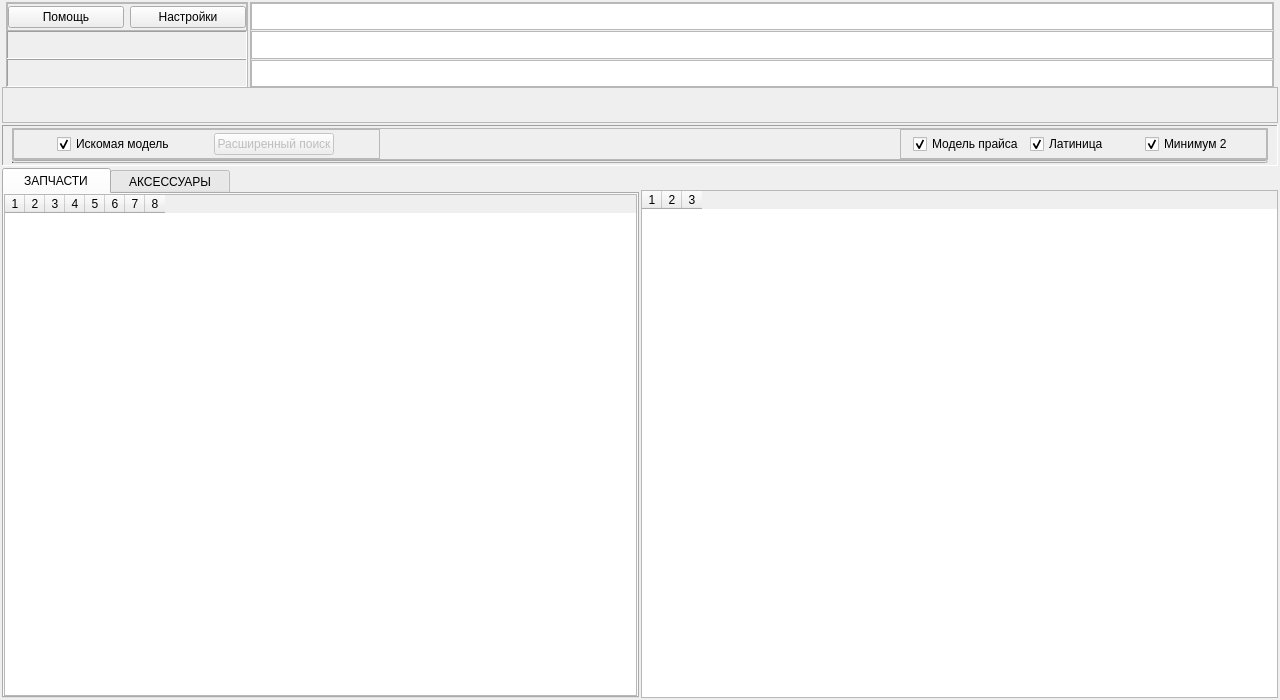
<?xml version="1.0" encoding="UTF-8"?>
<ui version="4.0">
 <class>MainWindow</class>
 <widget class="QMainWindow" name="MainWindow">
  <property name="geometry">
   <rect>
    <x>0</x>
    <y>0</y>
    <width>1280</width>
    <height>700</height>
   </rect>
  </property>
  <property name="windowTitle">
   <string notr="true">MDA</string>
  </property>
  <property name="windowIcon">
   <iconset>
    <normaloff>MDA.ico</normaloff>MDA.ico</iconset>
  </property>
  <property name="iconSize">
   <size>
    <width>64</width>
    <height>64</height>
   </size>
  </property>
  <widget class="QWidget" name="centralwidget">
   <layout class="QVBoxLayout" name="verticalLayout">
    <property name="spacing">
     <number>2</number>
    </property>
    <property name="leftMargin">
     <number>2</number>
    </property>
    <property name="topMargin">
     <number>2</number>
    </property>
    <property name="rightMargin">
     <number>2</number>
    </property>
    <property name="bottomMargin">
     <number>2</number>
    </property>
    <item>
     <widget class="QWidget" name="HEAD" native="true">
      <property name="sizePolicy">
       <sizepolicy hsizetype="Preferred" vsizetype="Fixed">
        <horstretch>0</horstretch>
        <verstretch>0</verstretch>
       </sizepolicy>
      </property>
      <property name="minimumSize">
       <size>
        <width>0</width>
        <height>164</height>
       </size>
      </property>
      <property name="maximumSize">
       <size>
        <width>16777215</width>
        <height>164</height>
       </size>
      </property>
      <layout class="QVBoxLayout" name="verticalLayout_8">
       <property name="spacing">
        <number>2</number>
       </property>
       <property name="leftMargin">
        <number>0</number>
       </property>
       <property name="topMargin">
        <number>0</number>
       </property>
       <property name="rightMargin">
        <number>0</number>
       </property>
       <property name="bottomMargin">
        <number>0</number>
       </property>
       <item>
        <widget class="QWidget" name="widget_3" native="true">
         <property name="sizePolicy">
          <sizepolicy hsizetype="Expanding" vsizetype="Expanding">
           <horstretch>0</horstretch>
           <verstretch>0</verstretch>
          </sizepolicy>
         </property>
         <layout class="QVBoxLayout" name="verticalLayout_3">
          <property name="spacing">
           <number>2</number>
          </property>
          <property name="leftMargin">
           <number>0</number>
          </property>
          <property name="topMargin">
           <number>0</number>
          </property>
          <property name="rightMargin">
           <number>0</number>
          </property>
          <property name="bottomMargin">
           <number>0</number>
          </property>
          <item>
           <widget class="QFrame" name="frame">
            <property name="minimumSize">
             <size>
              <width>0</width>
              <height>86</height>
             </size>
            </property>
            <layout class="QHBoxLayout" name="horizontalLayout_5">
             <property name="spacing">
              <number>2</number>
             </property>
             <property name="leftMargin">
              <number>4</number>
             </property>
             <property name="topMargin">
              <number>0</number>
             </property>
             <property name="rightMargin">
              <number>4</number>
             </property>
             <property name="bottomMargin">
              <number>0</number>
             </property>
             <item>
              <widget class="QFrame" name="frame_7">
               <property name="minimumSize">
                <size>
                 <width>100</width>
                 <height>0</height>
                </size>
               </property>
               <property name="frameShape">
                <enum>QFrame::StyledPanel</enum>
               </property>
               <property name="frameShadow">
                <enum>QFrame::Raised</enum>
               </property>
               <layout class="QVBoxLayout" name="verticalLayout_2">
                <property name="spacing">
                 <number>0</number>
                </property>
                <property name="leftMargin">
                 <number>0</number>
                </property>
                <property name="topMargin">
                 <number>0</number>
                </property>
                <property name="rightMargin">
                 <number>0</number>
                </property>
                <property name="bottomMargin">
                 <number>0</number>
                </property>
                <item>
                 <widget class="QFrame" name="frame_8">
                  <property name="frameShape">
                   <enum>QFrame::StyledPanel</enum>
                  </property>
                  <property name="frameShadow">
                   <enum>QFrame::Raised</enum>
                  </property>
                  <layout class="QHBoxLayout" name="horizontalLayout_7">
                   <property name="leftMargin">
                    <number>0</number>
                   </property>
                   <property name="topMargin">
                    <number>0</number>
                   </property>
                   <property name="rightMargin">
                    <number>0</number>
                   </property>
                   <property name="bottomMargin">
                    <number>0</number>
                   </property>
                   <item>
                    <widget class="QPushButton" name="help">
                     <property name="sizePolicy">
                      <sizepolicy hsizetype="Minimum" vsizetype="Fixed">
                       <horstretch>0</horstretch>
                       <verstretch>0</verstretch>
                      </sizepolicy>
                     </property>
                     <property name="minimumSize">
                      <size>
                       <width>116</width>
                       <height>0</height>
                      </size>
                     </property>
                     <property name="maximumSize">
                      <size>
                       <width>116</width>
                       <height>16777215</height>
                      </size>
                     </property>
                     <property name="text">
                      <string>Помощь</string>
                     </property>
                    </widget>
                   </item>
                   <item>
                    <widget class="QPushButton" name="settings_button">
                     <property name="minimumSize">
                      <size>
                       <width>116</width>
                       <height>0</height>
                      </size>
                     </property>
                     <property name="maximumSize">
                      <size>
                       <width>116</width>
                       <height>16777215</height>
                      </size>
                     </property>
                     <property name="text">
                      <string>Настройки</string>
                     </property>
                    </widget>
                   </item>
                  </layout>
                 </widget>
                </item>
                <item>
                 <widget class="QLabel" name="web_status">
                  <property name="sizePolicy">
                   <sizepolicy hsizetype="Fixed" vsizetype="Preferred">
                    <horstretch>0</horstretch>
                    <verstretch>0</verstretch>
                   </sizepolicy>
                  </property>
                  <property name="minimumSize">
                   <size>
                    <width>240</width>
                    <height>0</height>
                   </size>
                  </property>
                  <property name="maximumSize">
                   <size>
                    <width>240</width>
                    <height>16777215</height>
                   </size>
                  </property>
                  <property name="font">
                   <font>
                    <pointsize>9</pointsize>
                   </font>
                  </property>
                  <property name="frameShape">
                   <enum>QFrame::Panel</enum>
                  </property>
                  <property name="frameShadow">
                   <enum>QFrame::Sunken</enum>
                  </property>
                  <property name="alignment">
                   <set>Qt::AlignCenter</set>
                  </property>
                 </widget>
                </item>
                <item>
                 <widget class="QLabel" name="price_status">
                  <property name="sizePolicy">
                   <sizepolicy hsizetype="Fixed" vsizetype="Preferred">
                    <horstretch>0</horstretch>
                    <verstretch>0</verstretch>
                   </sizepolicy>
                  </property>
                  <property name="minimumSize">
                   <size>
                    <width>240</width>
                    <height>0</height>
                   </size>
                  </property>
                  <property name="maximumSize">
                   <size>
                    <width>240</width>
                    <height>16777215</height>
                   </size>
                  </property>
                  <property name="font">
                   <font>
                    <pointsize>9</pointsize>
                   </font>
                  </property>
                  <property name="frameShape">
                   <enum>QFrame::Panel</enum>
                  </property>
                  <property name="frameShadow">
                   <enum>QFrame::Sunken</enum>
                  </property>
                  <property name="alignment">
                   <set>Qt::AlignCenter</set>
                  </property>
                 </widget>
                </item>
               </layout>
              </widget>
             </item>
             <item>
              <widget class="QFrame" name="frame_9">
               <property name="frameShape">
                <enum>QFrame::StyledPanel</enum>
               </property>
               <property name="frameShadow">
                <enum>QFrame::Raised</enum>
               </property>
               <layout class="QVBoxLayout" name="verticalLayout_9">
                <property name="spacing">
                 <number>1</number>
                </property>
                <property name="leftMargin">
                 <number>0</number>
                </property>
                <property name="topMargin">
                 <number>0</number>
                </property>
                <property name="rightMargin">
                 <number>0</number>
                </property>
                <property name="bottomMargin">
                 <number>0</number>
                </property>
                <item>
                 <widget class="QPlainTextEdit" name="pt_cash_name">
                  <property name="minimumSize">
                   <size>
                    <width>0</width>
                    <height>26</height>
                   </size>
                  </property>
                  <property name="font">
                   <font>
                    <pointsize>9</pointsize>
                   </font>
                  </property>
                  <property name="readOnly">
                   <bool>true</bool>
                  </property>
                  <property name="textInteractionFlags">
                   <set>Qt::TextSelectableByKeyboard|Qt::TextSelectableByMouse</set>
                  </property>
                 </widget>
                </item>
                <item>
                 <widget class="QPlainTextEdit" name="pt_cash_descr">
                  <property name="minimumSize">
                   <size>
                    <width>0</width>
                    <height>26</height>
                   </size>
                  </property>
                  <property name="font">
                   <font>
                    <pointsize>9</pointsize>
                   </font>
                  </property>
                  <property name="readOnly">
                   <bool>true</bool>
                  </property>
                  <property name="textInteractionFlags">
                   <set>Qt::TextSelectableByKeyboard|Qt::TextSelectableByMouse</set>
                  </property>
                 </widget>
                </item>
                <item>
                 <widget class="QPlainTextEdit" name="pt_cash_price">
                  <property name="minimumSize">
                   <size>
                    <width>0</width>
                    <height>26</height>
                   </size>
                  </property>
                  <property name="font">
                   <font>
                    <pointsize>9</pointsize>
                   </font>
                  </property>
                  <property name="readOnly">
                   <bool>true</bool>
                  </property>
                  <property name="textInteractionFlags">
                   <set>Qt::TextSelectableByKeyboard|Qt::TextSelectableByMouse</set>
                  </property>
                 </widget>
                </item>
               </layout>
              </widget>
             </item>
            </layout>
           </widget>
          </item>
          <item>
           <spacer name="verticalSpacer_2">
            <property name="orientation">
             <enum>Qt::Vertical</enum>
            </property>
            <property name="sizeHint" stdset="0">
             <size>
              <width>20</width>
              <height>40</height>
             </size>
            </property>
           </spacer>
          </item>
          <item>
           <widget class="QFrame" name="frame_6">
            <property name="sizePolicy">
             <sizepolicy hsizetype="Preferred" vsizetype="Fixed">
              <horstretch>0</horstretch>
              <verstretch>0</verstretch>
             </sizepolicy>
            </property>
            <property name="minimumSize">
             <size>
              <width>0</width>
              <height>36</height>
             </size>
            </property>
            <property name="maximumSize">
             <size>
              <width>16777215</width>
              <height>36</height>
             </size>
            </property>
            <property name="baseSize">
             <size>
              <width>0</width>
              <height>36</height>
             </size>
            </property>
            <property name="frameShape">
             <enum>QFrame::StyledPanel</enum>
            </property>
            <property name="frameShadow">
             <enum>QFrame::Raised</enum>
            </property>
            <layout class="QHBoxLayout" name="horizontalLayout_4">
             <property name="topMargin">
              <number>2</number>
             </property>
             <property name="bottomMargin">
              <number>2</number>
             </property>
             <item>
              <spacer name="horizontalSpacer_2">
               <property name="orientation">
                <enum>Qt::Horizontal</enum>
               </property>
               <property name="sizeHint" stdset="0">
                <size>
                 <width>287</width>
                 <height>20</height>
                </size>
               </property>
              </spacer>
             </item>
             <item>
              <widget class="QLabel" name="manufacturer_1">
               <property name="sizePolicy">
                <sizepolicy hsizetype="Fixed" vsizetype="Fixed">
                 <horstretch>0</horstretch>
                 <verstretch>0</verstretch>
                </sizepolicy>
               </property>
               <property name="minimumSize">
                <size>
                 <width>128</width>
                 <height>30</height>
                </size>
               </property>
               <property name="maximumSize">
                <size>
                 <width>128</width>
                 <height>16777215</height>
                </size>
               </property>
               <property name="baseSize">
                <size>
                 <width>128</width>
                 <height>0</height>
                </size>
               </property>
               <property name="font">
                <font>
                 <pointsize>9</pointsize>
                </font>
               </property>
               <property name="alignment">
                <set>Qt::AlignCenter</set>
               </property>
              </widget>
             </item>
             <item>
              <widget class="QLabel" name="manufacturer_2">
               <property name="sizePolicy">
                <sizepolicy hsizetype="Fixed" vsizetype="Fixed">
                 <horstretch>0</horstretch>
                 <verstretch>0</verstretch>
                </sizepolicy>
               </property>
               <property name="minimumSize">
                <size>
                 <width>128</width>
                 <height>30</height>
                </size>
               </property>
               <property name="maximumSize">
                <size>
                 <width>128</width>
                 <height>16777215</height>
                </size>
               </property>
               <property name="baseSize">
                <size>
                 <width>128</width>
                 <height>0</height>
                </size>
               </property>
               <property name="font">
                <font>
                 <pointsize>11</pointsize>
                </font>
               </property>
               <property name="alignment">
                <set>Qt::AlignCenter</set>
               </property>
              </widget>
             </item>
             <item>
              <widget class="QLabel" name="manufacturer_3">
               <property name="sizePolicy">
                <sizepolicy hsizetype="Fixed" vsizetype="Fixed">
                 <horstretch>0</horstretch>
                 <verstretch>0</verstretch>
                </sizepolicy>
               </property>
               <property name="minimumSize">
                <size>
                 <width>128</width>
                 <height>30</height>
                </size>
               </property>
               <property name="maximumSize">
                <size>
                 <width>128</width>
                 <height>16777215</height>
                </size>
               </property>
               <property name="baseSize">
                <size>
                 <width>128</width>
                 <height>0</height>
                </size>
               </property>
               <property name="font">
                <font>
                 <pointsize>13</pointsize>
                 <weight>75</weight>
                 <bold>true</bold>
                </font>
               </property>
               <property name="alignment">
                <set>Qt::AlignCenter</set>
               </property>
              </widget>
             </item>
             <item>
              <widget class="QLabel" name="manufacturer_4">
               <property name="sizePolicy">
                <sizepolicy hsizetype="Fixed" vsizetype="Fixed">
                 <horstretch>0</horstretch>
                 <verstretch>0</verstretch>
                </sizepolicy>
               </property>
               <property name="minimumSize">
                <size>
                 <width>128</width>
                 <height>30</height>
                </size>
               </property>
               <property name="maximumSize">
                <size>
                 <width>128</width>
                 <height>16777215</height>
                </size>
               </property>
               <property name="baseSize">
                <size>
                 <width>128</width>
                 <height>0</height>
                </size>
               </property>
               <property name="font">
                <font>
                 <pointsize>11</pointsize>
                </font>
               </property>
               <property name="alignment">
                <set>Qt::AlignCenter</set>
               </property>
              </widget>
             </item>
             <item>
              <widget class="QLabel" name="manufacturer_5">
               <property name="sizePolicy">
                <sizepolicy hsizetype="Fixed" vsizetype="Fixed">
                 <horstretch>0</horstretch>
                 <verstretch>0</verstretch>
                </sizepolicy>
               </property>
               <property name="minimumSize">
                <size>
                 <width>128</width>
                 <height>30</height>
                </size>
               </property>
               <property name="maximumSize">
                <size>
                 <width>128</width>
                 <height>16777215</height>
                </size>
               </property>
               <property name="baseSize">
                <size>
                 <width>128</width>
                 <height>0</height>
                </size>
               </property>
               <property name="font">
                <font>
                 <pointsize>9</pointsize>
                </font>
               </property>
               <property name="alignment">
                <set>Qt::AlignCenter</set>
               </property>
              </widget>
             </item>
             <item>
              <spacer name="horizontalSpacer">
               <property name="orientation">
                <enum>Qt::Horizontal</enum>
               </property>
               <property name="sizeHint" stdset="0">
                <size>
                 <width>287</width>
                 <height>20</height>
                </size>
               </property>
              </spacer>
             </item>
            </layout>
           </widget>
          </item>
          <item>
           <widget class="QFrame" name="frame_2">
            <property name="frameShape">
             <enum>QFrame::Panel</enum>
            </property>
            <property name="frameShadow">
             <enum>QFrame::Sunken</enum>
            </property>
            <layout class="QVBoxLayout" name="verticalLayout_7">
             <property name="spacing">
              <number>0</number>
             </property>
             <property name="leftMargin">
              <number>9</number>
             </property>
             <property name="topMargin">
              <number>2</number>
             </property>
             <property name="rightMargin">
              <number>9</number>
             </property>
             <property name="bottomMargin">
              <number>2</number>
             </property>
             <item>
              <widget class="QFrame" name="frame_3">
               <property name="minimumSize">
                <size>
                 <width>0</width>
                 <height>32</height>
                </size>
               </property>
               <property name="maximumSize">
                <size>
                 <width>16777215</width>
                 <height>32</height>
                </size>
               </property>
               <property name="baseSize">
                <size>
                 <width>0</width>
                 <height>32</height>
                </size>
               </property>
               <property name="frameShape">
                <enum>QFrame::StyledPanel</enum>
               </property>
               <property name="frameShadow">
                <enum>QFrame::Raised</enum>
               </property>
               <property name="lineWidth">
                <number>0</number>
               </property>
               <layout class="QHBoxLayout">
                <property name="spacing">
                 <number>0</number>
                </property>
                <property name="leftMargin">
                 <number>0</number>
                </property>
                <property name="topMargin">
                 <number>0</number>
                </property>
                <property name="rightMargin">
                 <number>0</number>
                </property>
                <property name="bottomMargin">
                 <number>0</number>
                </property>
                <item>
                 <widget class="QFrame" name="frame_4">
                  <property name="frameShape">
                   <enum>QFrame::StyledPanel</enum>
                  </property>
                  <property name="frameShadow">
                   <enum>QFrame::Raised</enum>
                  </property>
                  <layout class="QHBoxLayout" name="horizontalLayout">
                   <property name="leftMargin">
                    <number>12</number>
                   </property>
                   <property name="topMargin">
                    <number>0</number>
                   </property>
                   <property name="rightMargin">
                    <number>12</number>
                   </property>
                   <property name="bottomMargin">
                    <number>0</number>
                   </property>
                   <item>
                    <widget class="QCheckBox" name="chb_show_exact">
                     <property name="enabled">
                      <bool>true</bool>
                     </property>
                     <property name="maximumSize">
                      <size>
                       <width>120</width>
                       <height>16777215</height>
                      </size>
                     </property>
                     <property name="text">
                      <string>Искомая модель</string>
                     </property>
                     <property name="checked">
                      <bool>true</bool>
                     </property>
                    </widget>
                   </item>
                   <item>
                    <widget class="QPushButton" name="pb_adv_search">
                     <property name="enabled">
                      <bool>false</bool>
                     </property>
                     <property name="maximumSize">
                      <size>
                       <width>120</width>
                       <height>16777215</height>
                      </size>
                     </property>
                     <property name="text">
                      <string>Расширенный поиск</string>
                     </property>
                     <property name="autoDefault">
                      <bool>false</bool>
                     </property>
                     <property name="default">
                      <bool>false</bool>
                     </property>
                     <property name="flat">
                      <bool>false</bool>
                     </property>
                    </widget>
                   </item>
                  </layout>
                 </widget>
                </item>
                <item>
                 <widget class="QWidget" name="search_widget" native="true">
                  <property name="sizePolicy">
                   <sizepolicy hsizetype="Fixed" vsizetype="Fixed">
                    <horstretch>0</horstretch>
                    <verstretch>0</verstretch>
                   </sizepolicy>
                  </property>
                  <property name="minimumSize">
                   <size>
                    <width>520</width>
                    <height>30</height>
                   </size>
                  </property>
                  <property name="maximumSize">
                   <size>
                    <width>520</width>
                    <height>30</height>
                   </size>
                  </property>
                  <property name="baseSize">
                   <size>
                    <width>520</width>
                    <height>30</height>
                   </size>
                  </property>
                  <layout class="QHBoxLayout" name="horizontalLayout_9">
                   <property name="leftMargin">
                    <number>0</number>
                   </property>
                   <property name="topMargin">
                    <number>0</number>
                   </property>
                   <property name="rightMargin">
                    <number>0</number>
                   </property>
                   <property name="bottomMargin">
                    <number>0</number>
                   </property>
                   <item>
                    <layout class="QHBoxLayout" name="search_layout">
                     <property name="spacing">
                      <number>0</number>
                     </property>
                    </layout>
                   </item>
                  </layout>
                 </widget>
                </item>
                <item>
                 <widget class="QFrame" name="frame_5">
                  <property name="frameShape">
                   <enum>QFrame::StyledPanel</enum>
                  </property>
                  <property name="frameShadow">
                   <enum>QFrame::Raised</enum>
                  </property>
                  <layout class="QHBoxLayout" name="horizontalLayout_6">
                   <property name="leftMargin">
                    <number>12</number>
                   </property>
                   <property name="topMargin">
                    <number>0</number>
                   </property>
                   <property name="rightMargin">
                    <number>12</number>
                   </property>
                   <property name="bottomMargin">
                    <number>0</number>
                   </property>
                   <item>
                    <widget class="QCheckBox" name="chb_price_name_only">
                     <property name="enabled">
                      <bool>true</bool>
                     </property>
                     <property name="text">
                      <string>Модель прайса</string>
                     </property>
                     <property name="checked">
                      <bool>true</bool>
                     </property>
                    </widget>
                   </item>
                   <item>
                    <widget class="QCheckBox" name="chb_search_eng">
                     <property name="enabled">
                      <bool>true</bool>
                     </property>
                     <property name="text">
                      <string>Латиница</string>
                     </property>
                     <property name="checked">
                      <bool>true</bool>
                     </property>
                    </widget>
                   </item>
                   <item>
                    <widget class="QCheckBox" name="chb_search_narrow">
                     <property name="text">
                      <string>Минимум 2</string>
                     </property>
                     <property name="checked">
                      <bool>true</bool>
                     </property>
                    </widget>
                   </item>
                  </layout>
                 </widget>
                </item>
               </layout>
              </widget>
             </item>
             <item>
              <widget class="QProgressBar" name="web_load_progress_bar">
               <property name="minimumSize">
                <size>
                 <width>0</width>
                 <height>3</height>
                </size>
               </property>
               <property name="maximumSize">
                <size>
                 <width>16777215</width>
                 <height>3</height>
                </size>
               </property>
               <property name="value">
                <number>0</number>
               </property>
               <property name="textVisible">
                <bool>false</bool>
               </property>
              </widget>
             </item>
            </layout>
           </widget>
          </item>
         </layout>
         <zorder>frame</zorder>
         <zorder>verticalSpacer_2</zorder>
         <zorder>frame_2</zorder>
         <zorder>frame_6</zorder>
        </widget>
       </item>
      </layout>
     </widget>
    </item>
    <item>
     <widget class="QWidget" name="BODY" native="true">
      <layout class="QHBoxLayout" name="horizontalLayout_3">
       <property name="spacing">
        <number>2</number>
       </property>
       <property name="leftMargin">
        <number>0</number>
       </property>
       <property name="topMargin">
        <number>0</number>
       </property>
       <property name="rightMargin">
        <number>0</number>
       </property>
       <property name="bottomMargin">
        <number>0</number>
       </property>
       <item>
        <widget class="QTabWidget" name="tab_widget">
         <property name="focusPolicy">
          <enum>Qt::NoFocus</enum>
         </property>
         <property name="tabShape">
          <enum>QTabWidget::Rounded</enum>
         </property>
         <property name="currentIndex">
          <number>0</number>
         </property>
         <widget class="QWidget" name="tab_3">
          <property name="sizePolicy">
           <sizepolicy hsizetype="Expanding" vsizetype="Expanding">
            <horstretch>0</horstretch>
            <verstretch>0</verstretch>
           </sizepolicy>
          </property>
          <property name="minimumSize">
           <size>
            <width>0</width>
            <height>0</height>
           </size>
          </property>
          <property name="maximumSize">
           <size>
            <width>16777215</width>
            <height>16777215</height>
           </size>
          </property>
          <attribute name="title">
           <string>   ЗАПЧАСТИ   </string>
          </attribute>
          <layout class="QVBoxLayout" name="verticalLayout_5">
           <property name="spacing">
            <number>0</number>
           </property>
           <property name="sizeConstraint">
            <enum>QLayout::SetMaximumSize</enum>
           </property>
           <property name="leftMargin">
            <number>0</number>
           </property>
           <property name="topMargin">
            <number>0</number>
           </property>
           <property name="rightMargin">
            <number>0</number>
           </property>
           <property name="bottomMargin">
            <number>0</number>
           </property>
           <item>
            <widget class="QTableWidget" name="table_parts">
             <property name="font">
              <font>
               <family>MS Shell Dlg 2</family>
              </font>
             </property>
             <property name="editTriggers">
              <set>QAbstractItemView::NoEditTriggers</set>
             </property>
             <property name="selectionMode">
              <enum>QAbstractItemView::SingleSelection</enum>
             </property>
             <property name="selectionBehavior">
              <enum>QAbstractItemView::SelectRows</enum>
             </property>
             <property name="showGrid">
              <bool>false</bool>
             </property>
             <property name="columnCount">
              <number>8</number>
             </property>
             <attribute name="horizontalHeaderMinimumSectionSize">
              <number>4</number>
             </attribute>
             <attribute name="horizontalHeaderDefaultSectionSize">
              <number>4</number>
             </attribute>
             <attribute name="horizontalHeaderHighlightSections">
              <bool>false</bool>
             </attribute>
             <attribute name="verticalHeaderVisible">
              <bool>false</bool>
             </attribute>
             <attribute name="verticalHeaderMinimumSectionSize">
              <number>14</number>
             </attribute>
             <attribute name="verticalHeaderDefaultSectionSize">
              <number>14</number>
             </attribute>
             <column/>
             <column/>
             <column/>
             <column/>
             <column/>
             <column/>
             <column/>
             <column/>
            </widget>
           </item>
          </layout>
         </widget>
         <widget class="QWidget" name="tab_4">
          <attribute name="title">
           <string>  АКСЕССУАРЫ  </string>
          </attribute>
          <layout class="QVBoxLayout" name="verticalLayout_6">
           <property name="spacing">
            <number>0</number>
           </property>
           <property name="sizeConstraint">
            <enum>QLayout::SetMaximumSize</enum>
           </property>
           <property name="leftMargin">
            <number>0</number>
           </property>
           <property name="topMargin">
            <number>0</number>
           </property>
           <property name="rightMargin">
            <number>0</number>
           </property>
           <property name="bottomMargin">
            <number>0</number>
           </property>
           <item>
            <widget class="QTableWidget" name="table_accesory">
             <property name="font">
              <font>
               <family>MS Shell Dlg 2</family>
              </font>
             </property>
             <property name="frameShape">
              <enum>QFrame::Panel</enum>
             </property>
             <property name="horizontalScrollBarPolicy">
              <enum>Qt::ScrollBarAsNeeded</enum>
             </property>
             <property name="autoScrollMargin">
              <number>16</number>
             </property>
             <property name="editTriggers">
              <set>QAbstractItemView::NoEditTriggers</set>
             </property>
             <property name="selectionMode">
              <enum>QAbstractItemView::SingleSelection</enum>
             </property>
             <property name="selectionBehavior">
              <enum>QAbstractItemView::SelectRows</enum>
             </property>
             <property name="showGrid">
              <bool>false</bool>
             </property>
             <property name="columnCount">
              <number>8</number>
             </property>
             <attribute name="horizontalHeaderMinimumSectionSize">
              <number>4</number>
             </attribute>
             <attribute name="horizontalHeaderDefaultSectionSize">
              <number>4</number>
             </attribute>
             <attribute name="horizontalHeaderHighlightSections">
              <bool>false</bool>
             </attribute>
             <attribute name="verticalHeaderVisible">
              <bool>false</bool>
             </attribute>
             <attribute name="verticalHeaderMinimumSectionSize">
              <number>14</number>
             </attribute>
             <attribute name="verticalHeaderDefaultSectionSize">
              <number>14</number>
             </attribute>
             <column/>
             <column/>
             <column/>
             <column/>
             <column/>
             <column/>
             <column/>
             <column/>
            </widget>
           </item>
          </layout>
         </widget>
        </widget>
       </item>
       <item>
        <widget class="QWidget" name="price_widget" native="true">
         <layout class="QVBoxLayout" name="verticalLayout_4">
          <property name="spacing">
           <number>2</number>
          </property>
          <property name="leftMargin">
           <number>0</number>
          </property>
          <property name="topMargin">
           <number>0</number>
          </property>
          <property name="rightMargin">
           <number>0</number>
          </property>
          <property name="bottomMargin">
           <number>0</number>
          </property>
          <item>
           <widget class="QWidget" name="model_widget" native="true">
            <property name="sizePolicy">
             <sizepolicy hsizetype="Preferred" vsizetype="Preferred">
              <horstretch>0</horstretch>
              <verstretch>20</verstretch>
             </sizepolicy>
            </property>
            <property name="minimumSize">
             <size>
              <width>0</width>
              <height>20</height>
             </size>
            </property>
            <property name="maximumSize">
             <size>
              <width>16777215</width>
              <height>20</height>
             </size>
            </property>
            <property name="font">
             <font>
              <pointsize>10</pointsize>
              <weight>75</weight>
              <bold>true</bold>
             </font>
            </property>
            <layout class="QHBoxLayout" name="horizontalLayout_2">
             <property name="leftMargin">
              <number>0</number>
             </property>
             <property name="topMargin">
              <number>0</number>
             </property>
             <property name="rightMargin">
              <number>0</number>
             </property>
             <property name="bottomMargin">
              <number>0</number>
             </property>
             <item>
              <layout class="QHBoxLayout" name="lay_model_buttons"/>
             </item>
            </layout>
           </widget>
          </item>
          <item>
           <widget class="QTableWidget" name="table_price">
            <property name="font">
             <font>
              <family>MS Shell Dlg 2</family>
             </font>
            </property>
            <property name="editTriggers">
             <set>QAbstractItemView::NoEditTriggers</set>
            </property>
            <property name="selectionMode">
             <enum>QAbstractItemView::SingleSelection</enum>
            </property>
            <property name="selectionBehavior">
             <enum>QAbstractItemView::SelectRows</enum>
            </property>
            <property name="showGrid">
             <bool>false</bool>
            </property>
            <property name="columnCount">
             <number>3</number>
            </property>
            <attribute name="horizontalHeaderMinimumSectionSize">
             <number>4</number>
            </attribute>
            <attribute name="horizontalHeaderDefaultSectionSize">
             <number>4</number>
            </attribute>
            <attribute name="horizontalHeaderHighlightSections">
             <bool>false</bool>
            </attribute>
            <attribute name="verticalHeaderVisible">
             <bool>false</bool>
            </attribute>
            <attribute name="verticalHeaderMinimumSectionSize">
             <number>14</number>
            </attribute>
            <attribute name="verticalHeaderDefaultSectionSize">
             <number>14</number>
            </attribute>
            <column/>
            <column/>
            <column/>
           </widget>
          </item>
         </layout>
        </widget>
       </item>
      </layout>
     </widget>
    </item>
   </layout>
  </widget>
 </widget>
 <resources/>
 <connections/>
</ui>
